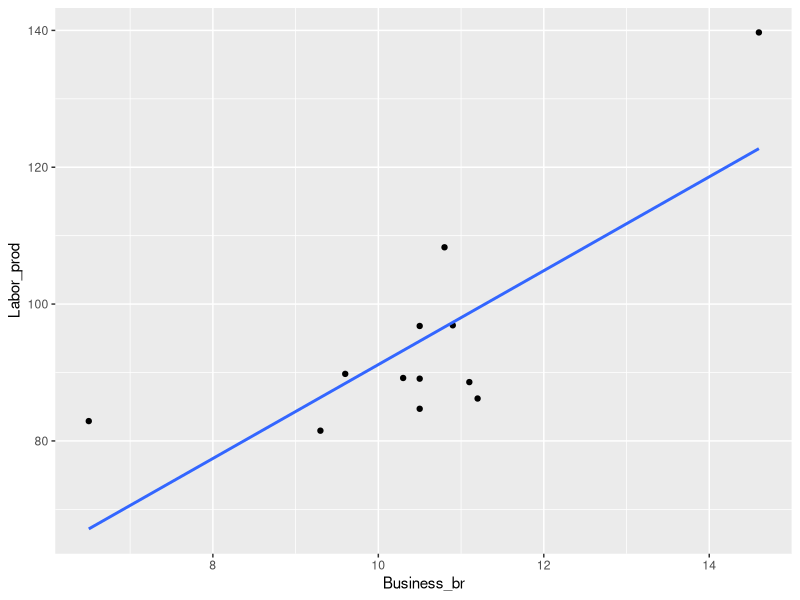
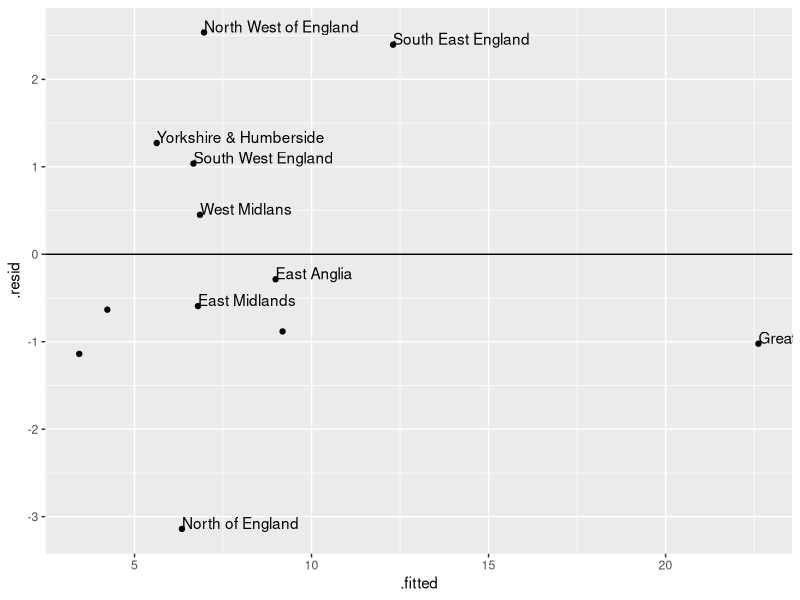

Source code (R) for these figures, in order:
## ---- chunk 1
library(tidyverse)
library(lmtest)
library(tseries)
df1 <- read.csv("data1.csv",dec = ",")
## ---- chunk 2
fit1.1 <- lm(GVA ~ Labor_prod + Business_br, data = df1)
fit1.1 |> summary()
## ---- chunk 3
fit1.2 <- lm(GVA ~ Labor_prod, data = df1)
fit1.2 |> summary()
## ---- chunk 4
fit1.3 <- lm(GVA ~ Business_br, data = df1)
fit1.3 |> summary()
## ---- chunk 5
fit1.4 <- lm(Labor_prod ~ Business_br, data = df1)

df1 |>
  #select(Business_br, Labor_prod) |> 
  ggplot(aes(x = Business_br, y = Labor_prod)) +
  geom_point() +
  geom_smooth(method = "lm", se = FALSE)

fit1.4 |> summary()
  
## ---- chunk 6
fit1.1 |> 
  ggplot(aes(x = .fitted, y = .resid, label = df1$Region)) +
  geom_point() +
  geom_hline(yintercept = 0) +
  geom_text(hjust=0, vjust=0)
## ---- chunk 7
fit1.1 |> bptest()
fit1.1$residuals |> jarque.bera.test()
